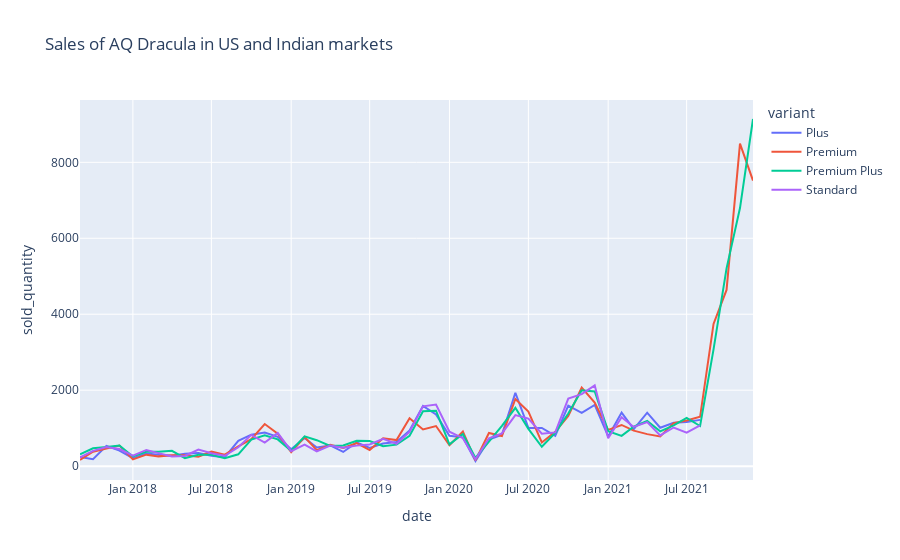

The code cell stored with this chart in its notebook:
### Code cell
sales_per_month = dracula_sales.groupby(['date', 'variant'])['sold_quantity'].sum().reset_index()
sales_per_month

fig = px.line(sales_per_month,
              x="date", y="sold_quantity",title='Sales of AQ Dracula in US and Indian markets', color='variant'
               )
fig.show()

### Figure 1 — Plotly figure (JSON) as saved in the notebook; plotly's stock layout.template omitted (floating-point values rounded to 4 significant figures)
{"data": [{"hovertemplate": "variant=Plus<br>date=%{x}<br>sold_quantity=%{y}<extra></extra>", "legendgroup": "Plus", "line": {"color": "#636efa", "dash": "solid"}, "marker": {"symbol": "circle"}, "mode": "lines", "name": "Plus", "orientation": "v", "showlegend": true, "type": "scatter", "x": ["2017-09-01", "2017-10-01", "2017-11-01", "2017-12-01", "2018-01-01", "2018-02-01", "2018-03-01", "2018-04-01", "2018-05-01", "2018-06-01", "2018-07-01", "2018-08-01", "2018-09-01", "2018-10-01", "2018-11-01", "2018-12-01", "2019-01-01", "2019-02-01", "2019-03-01", "2019-04-01", "2019-05-01", "2019-06-01", "2019-07-01", "2019-08-01", "2019-09-01", "2019-10-01", "2019-11-01", "2019-12-01", "2020-01-01", "2020-02-01", "2020-03-01", "2020-04-01", "2020-05-01", "2020-06-01", "2020-07-01", "2020-08-01", "2020-09-01", "2020-10-01", "2020-11-01", "2020-12-01", "2021-01-01", "2021-02-01", "2021-03-01", "2021-04-01", "2021-05-01", "2021-06-01", "2021-07-01", "2021-08-01"], "xaxis": "x", "y": [239, 182, 533, 407, 209, 332, 301, 272, 327, 348, 274, 236, 665, 829, 883, 771, 446, 741, 492, 544, 373, 626, 481, 595, 636, 941, 1588, 1361, 798, 757, 135, 698, 829, 1932, 1007, 1006, 798, 1591, 1401, 1613, 782, 1411, 974, 1407, 1012, 1142, 1161, 1218], "yaxis": "y"}, {"hovertemplate": "variant=Premium<br>date=%{x}<br>sold_quantity=%{y}<extra></extra>", "legendgroup": "Premium", "line": {"color": "#EF553B", "dash": "solid"}, "marker": {"symbol": "circle"}, "mode": "lines", "name": "Premium", "orientation": "v", "showlegend": true, "type": "scatter", "x": ["2017-09-01", "2017-10-01", "2017-11-01", "2017-12-01", "2018-01-01", "2018-02-01", "2018-03-01", "2018-04-01", "2018-05-01", "2018-06-01", "2018-07-01", "2018-08-01", "2018-09-01", "2018-10-01", "2018-11-01", "2018-12-01", "2019-01-01", "2019-02-01", "2019-03-01", "2019-04-01", "2019-05-01", "2019-06-01", "2019-07-01", "2019-08-01", "2019-09-01", "2019-10-01", "2019-11-01", "2019-12-01", "2020-01-01", "2020-02-01", "2020-03-01", "2020-04-01", "2020-05-01", "2020-06-01", "2020-07-01", "2020-08-01", "2020-09-01", "2020-10-01", "2020-11-01", "2020-12-01", "2021-01-01", "2021-02-01", "2021-03-01", "2021-04-01", "2021-05-01", "2021-06-01", "2021-07-01", "2021-08-01", "2021-09-01", "2021-10-01", "2021-11-01", "2021-12-01"], "xaxis": "x", "y": [162, 378, 464, 543, 179, 302, 257, 284, 289, 249, 381, 302, 523, 709, 1108, 856, 367, 767, 420, 564, 479, 608, 424, 735, 686, 1263, 964, 1056, 553, 911, 153, 872, 793, 1769, 1436, 624, 904, 1323, 2071, 1671, 955, 1084, 934, 843, 782, 1134, 1201, 1299, 3744, 4639, 8491, 7520], "yaxis": "y"}, {"hovertemplate": "variant=Premium Plus<br>date=%{x}<br>sold_quantity=%{y}<extra></extra>", "legendgroup": "Premium Plus", "line": {"color": "#00cc96", "dash": "solid"}, "marker": {"symbol": "circle"}, "mode": "lines", "name": "Premium Plus", "orientation": "v", "showlegend": true, "type": "scatter", "x": ["2017-09-01", "2017-10-01", "2017-11-01", "2017-12-01", "2018-01-01", "2018-02-01", "2018-03-01", "2018-04-01", "2018-05-01", "2018-06-01", "2018-07-01", "2018-08-01", "2018-09-01", "2018-10-01", "2018-11-01", "2018-12-01", "2019-01-01", "2019-02-01", "2019-03-01", "2019-04-01", "2019-05-01", "2019-06-01", "2019-07-01", "2019-08-01", "2019-09-01", "2019-10-01", "2019-11-01", "2019-12-01", "2020-01-01", "2020-02-01", "2020-03-01", "2020-04-01", "2020-05-01", "2020-06-01", "2020-07-01", "2020-08-01", "2020-09-01", "2020-10-01", "2020-11-01", "2020-12-01", "2021-01-01", "2021-02-01", "2021-03-01", "2021-04-01", "2021-05-01", "2021-06-01", "2021-07-01", "2021-08-01", "2021-09-01", "2021-10-01", "2021-11-01", "2021-12-01"], "xaxis": "x", "y": [311, 468, 501, 542, 254, 380, 376, 403, 209, 300, 297, 210, 311, 700, 815, 704, 405, 784, 683, 529, 545, 665, 659, 523, 566, 799, 1447, 1460, 573, 845, 214, 631, 1063, 1535, 981, 510, 879, 1386, 1999, 1967, 921, 798, 1038, 1188, 916, 1073, 1270, 1057, 3076, 5208, 6796, 9141], "yaxis": "y"}, {"hovertemplate": "variant=Standard<br>date=%{x}<br>sold_quantity=%{y}<extra></extra>", "legendgroup": "Standard", "line": {"color": "#ab63fa", "dash": "solid"}, "marker": {"symbol": "circle"}, "mode": "lines", "name": "Standard", "orientation": "v", "showlegend": true, "type": "scatter", "x": ["2017-09-01", "2017-10-01", "2017-11-01", "2017-12-01", "2018-01-01", "2018-02-01", "2018-03-01", "2018-04-01", "2018-05-01", "2018-06-01", "2018-07-01", "2018-08-01", "2018-09-01", "2018-10-01", "2018-11-01", "2018-12-01", "2019-01-01", "2019-02-01", "2019-03-01", "2019-04-01", "2019-05-01", "2019-06-01", "2019-07-01", "2019-08-01", "2019-09-01", "2019-10-01", "2019-11-01", "2019-12-01", "2020-01-01", "2020-02-01", "2020-03-01", "2020-04-01", "2020-05-01", "2020-06-01", "2020-07-01", "2020-08-01", "2020-09-01", "2020-10-01", "2020-11-01", "2020-12-01", "2021-01-01", "2021-02-01", "2021-03-01", "2021-04-01", "2021-05-01", "2021-06-01", "2021-07-01", "2021-08-01"], "xaxis": "x", "y": [229, 401, 505, 451, 276, 426, 343, 253, 268, 438, 337, 273, 497, 823, 619, 874, 394, 567, 389, 540, 486, 540, 572, 721, 585, 899, 1574, 1622, 908, 735, 178, 735, 864, 1343, 1253, 853, 889, 1777, 1896, 2127, 735, 1285, 1031, 1158, 810, 1017, 881, 1072], "yaxis": "y"}], "layout": {"legend": {"title": {"text": "variant"}, "tracegroupgap": 0}, "title": {"text": "Sales of AQ Dracula in US and Indian markets"}, "xaxis": {"anchor": "y", "domain": [0, 1], "title": {"text": "date"}}, "yaxis": {"anchor": "x", "domain": [0, 1], "title": {"text": "sold_quantity"}}}}
